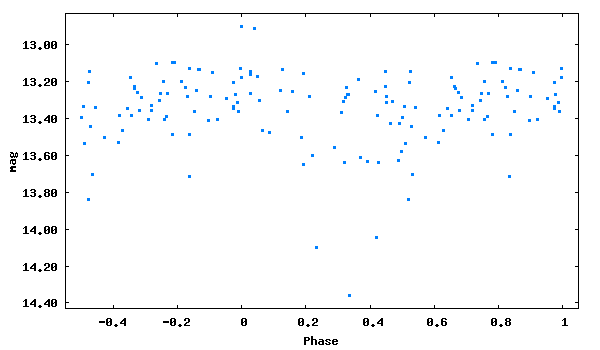

Write gnuplot code to recreate this figure.
set term png size 600,350 medium
set colors classic
set output 'phase_lc_16.png'
set xlabel 'Phase'
set ylabel 'mag'
#set title 'JDmax = 2447035.45800 + 0.4065270 x E'
set format y '%5.2f'
plot [-0.55:1.05][14.43:12.83] "phase_lc_16.dat" linecolor 3 pointtype 5 pointsize 0.3 title ""
